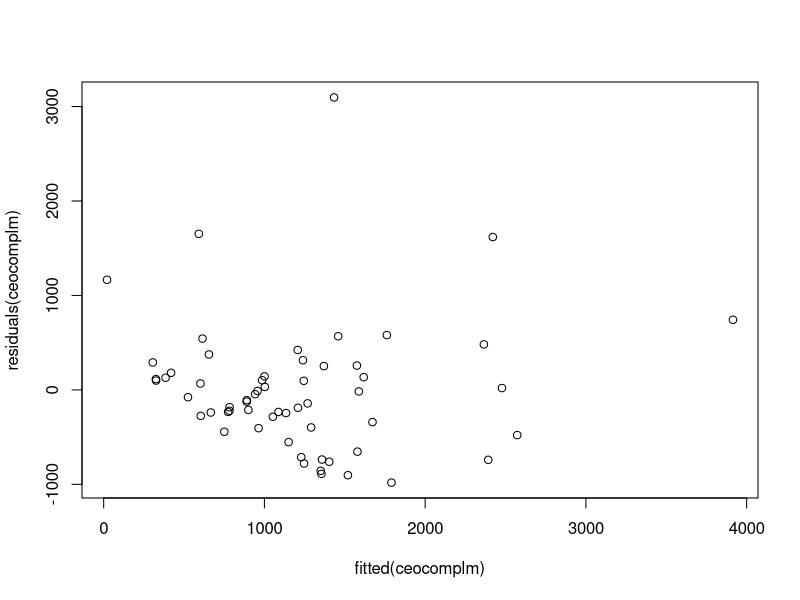
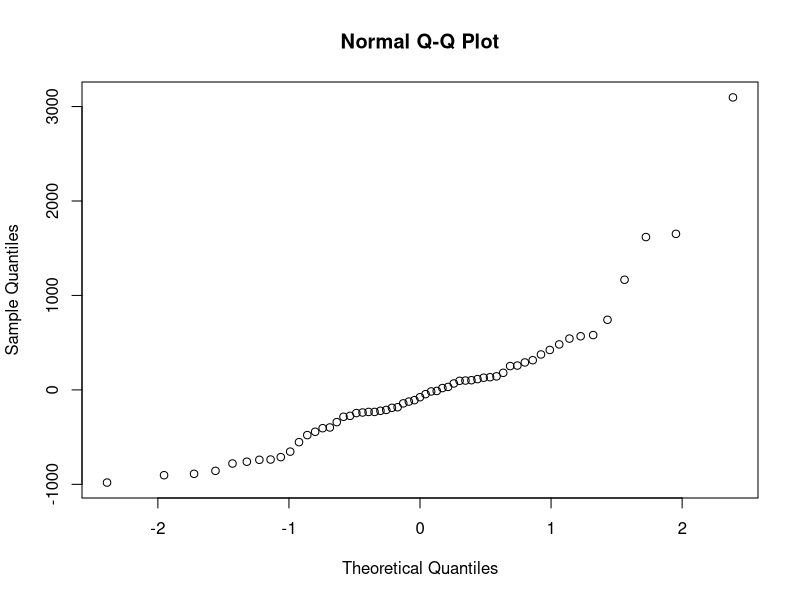
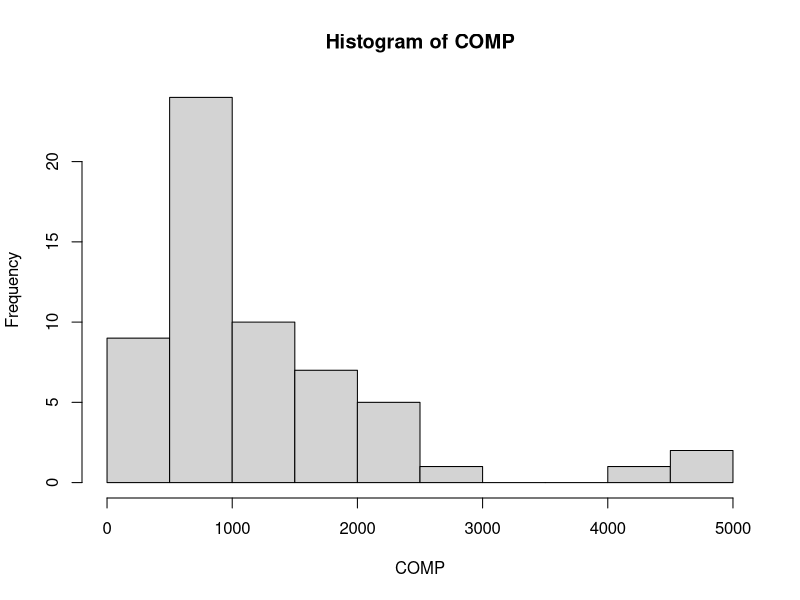
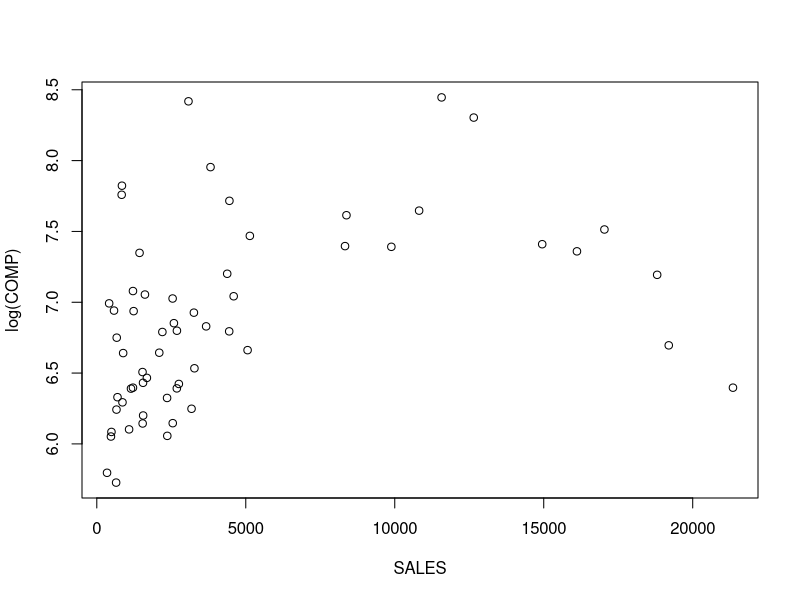
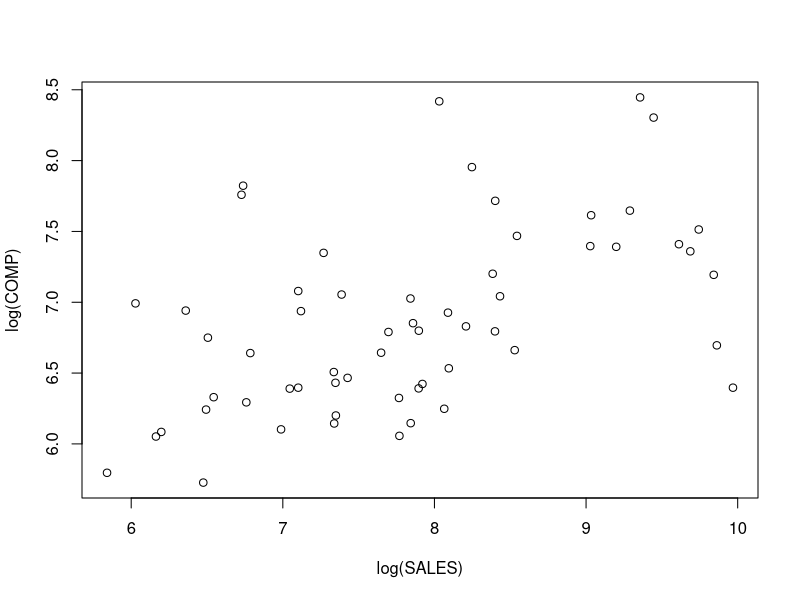
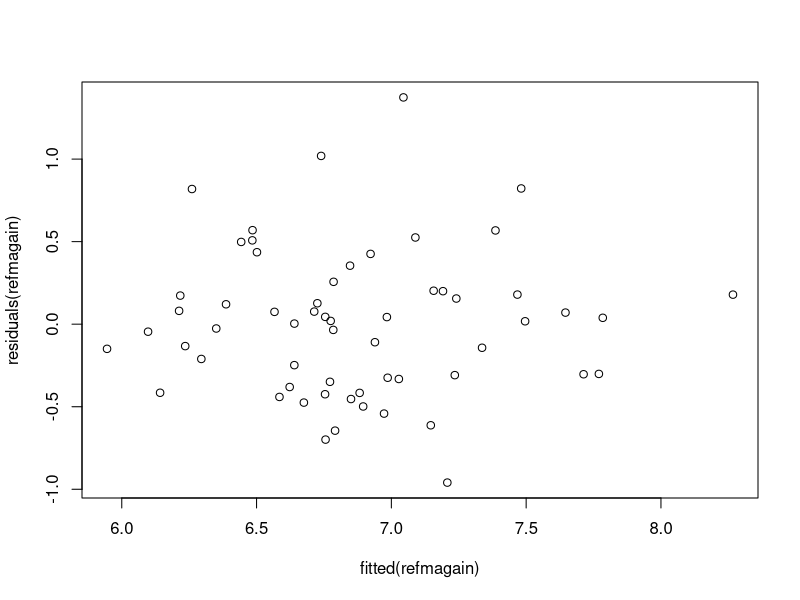
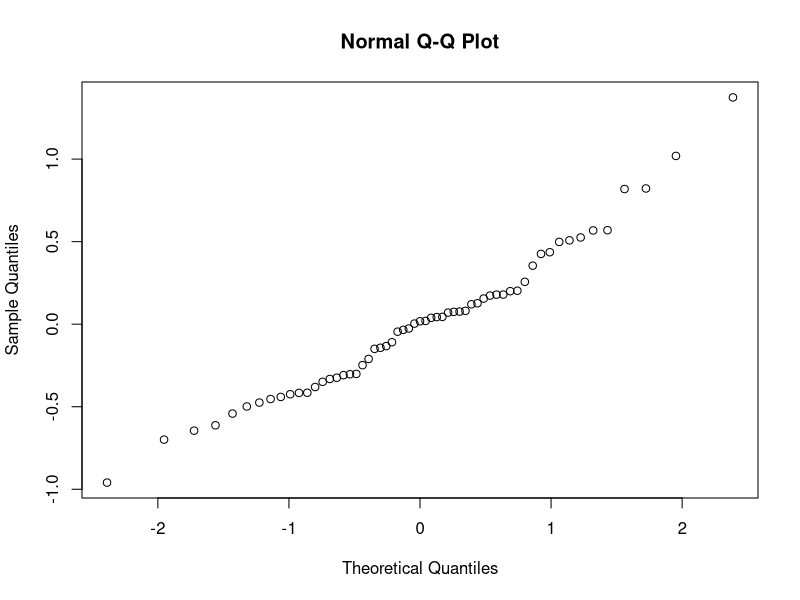
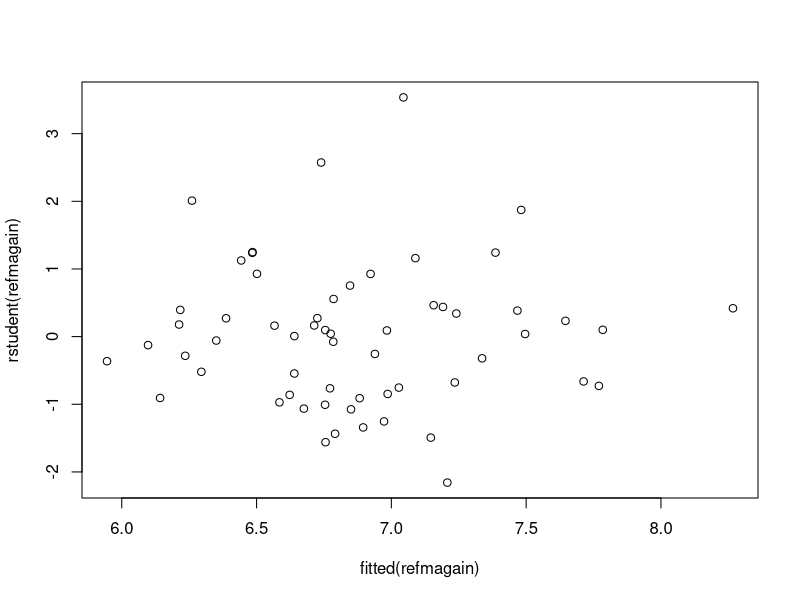

Generate these figures, in order, with R:
setwd("~/Desktop/STAT 371/a2")
ceocomp=read.table("ceocomp.txt",header = TRUE)
attach(ceocomp)
set.seed(20884580)
my.dat = ceocomp[sample(nrow(ceocomp),75),]
positive <- subset(my.dat, PROF > 0)
attach(positive)
bg <- as.factor(BACKGRD)
ceocomplm <- lm(COMP ~ AGE+EDUCATN+bg+TENURE+EXPER+SALES+VAL+PCNTOWN+PROF)
summary(ceocomplm)

# 1)
plot(fitted(ceocomplm), residuals(ceocomplm))
qqnorm(residuals(ceocomplm))

# 2)
# a)
hist(COMP)
# b)
summary(ceocomplm)
refitm <- lm(log(COMP) ~ AGE+EDUCATN+bg+TENURE+EXPER+SALES+VAL+PCNTOWN+PROF)
summary(refitm)

# 3)
# a)
plot(SALES,log(COMP))
# b)
plot(log(SALES),log(COMP))
# c)
refmagain <- lm(log(COMP) ~ AGE+EDUCATN+bg+TENURE+EXPER+log(SALES)+log(VAL)+
                  log(PCNTOWN)+log(PROF))
summary(refmagain)

# 4)
plot(fitted(refmagain), residuals(refmagain))
qqnorm(residuals(refmagain))

# 5)
plot(fitted(refmagain), rstudent(refmagain))
qqnorm(rstudent(refmagain))

# 6)
hii <- hatvalues(refmagain)
plot(hii)
pplus1 <- length(refmagain)
n <- length(my.dat)
twoh <- 2*pplus1/59
twoh

# 7)
highestindex <- which.max(hii)
highestindex
AGE
EDUCATN
bg
TENURE
EXPER
log(SALES)
log(VAL)
log(PCNTOWN)
log(PROF)

# 8)
plot(cooks.distance(refmagain),ylim=c(0,0.3))
max(cooks.distance(refmagain))

# 9)
# a)
remodel1 <- lm(log(COMP) ~ AGE+EDUCATN+TENURE+EXPER+log(SALES)+log(VAL)+
                log(PCNTOWN)+log(PROF))
summary(remodel1)
remodel2 <- lm(log(COMP) ~ AGE+EDUCATN+TENURE+log(SALES)+log(VAL)+log(PCNTOWN)
               +log(PROF))
summary(remodel2)
remodel3 <- lm(log(COMP) ~ AGE+EDUCATN+log(SALES)+log(VAL)+log(PCNTOWN)
               +log(PROF))
summary(remodel3)
remodel4 <- lm(log(COMP) ~ EDUCATN+log(SALES)+log(VAL)+log(PCNTOWN)+log(PROF))
summary(remodel4)
remodel5 <- lm(log(COMP) ~ EDUCATN+log(VAL)+log(PCNTOWN)+log(PROF))
summary(remodel5)
remodel6 <- lm(log(COMP) ~ EDUCATN+log(VAL)+log(PCNTOWN))
summary(remodel6)
# b)
library(leaps)
newpositive <- positive
newpositive$PROF <- log(PROF)
newpositive$SALES <- log(SALES)
newpositive$VAL <- log(VAL)
newpositive$PCNTOWN <- log(PCNTOWN)
newpositive <- newpositive[,-1]
leaps(newpositive[,-3],log(COMP), method=c('adjr'),nbest=2,
      names=names(newpositive[,-3]))
leaps(newpositive[,-3],log(COMP), method=c('Cp'),nbest=2,
      names=names(newpositive[,-3]))
cmodel <- lm(log(COMP)~EDUCATN+log(SALES)+log(VAL)+log(PCNTOWN)+log(PROF))
summary(cmodel)
# c)
remodel1 <- lm(log(COMP) ~ AGE+EDUCATN+TENURE+EXPER+log(SALES)+log(VAL)+
                 log(PCNTOWN)+log(PROF))
summary(remodel1)
cmodel <- lm(log(COMP)~EDUCATN+log(SALES)+log(VAL)+log(PCNTOWN)+log(PROF))
summary(cmodel)
MSres <- 0.4897^2
SSres <- 0.4771^2*(59-6)
calculatecp <- SSres/MSres + 2*6-59
calculatecp
# e)
anova(cmodel,refmagain)
# f)
plot(fitted(cmodel), rstudent(cmodel))
qqnorm(rstudent(cmodel))
# g)
newdata <- data.frame(AGE=65,EDUCATN=1,bg="2",TENURE=22,EXPER=8,SALES=3250,
                      VAL=8.2,PCNTOWN=2,PROF=112)
predict(cmodel,newdata,interval='prediction',level=.95)
lwb <- exp(5.320138)
upb <- exp(7.429966)
lwb
upb
